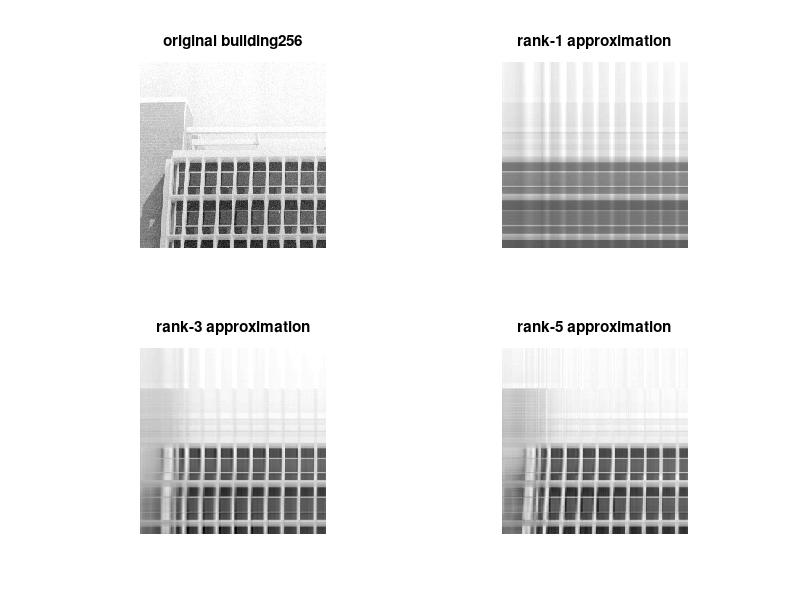

Write the MATLAB code that produced this figure.

%ECE 403 Assignment 1 Q2

% PART A
disp('PART A');
load building256.mat;
A = building256/255;

[U,S,V] = svd(A);

% PART B
disp('PART B');
A1 = S(1,1)*U(:,1)*V(:,1)';
A2 = A1 + S(2,2)*U(:,2)*V(:,2)';
A3 = A2 + S(3,3)*U(:,3)*V(:,3)';
A4 = A3 + S(4,4)*U(:,4)*V(:,4)';
A5 = A4 + S(5,5)*U(:,5)*V(:,5)';

% PART C
disp('PART C');
normA = norm(A,'fro');

e1 = norm(A1-A, 'fro')/ normA
e2 = norm(A2-A, 'fro')/ normA
e3 = norm(A3-A, 'fro')/ normA
e4 = norm(A4-A, 'fro')/ normA
e5 = norm(A5-A, 'fro')/ normA

% PART D
disp('PART D');

figure(1)
subplot(221)
imshow(A)
title('original building256')
subplot(222)
imshow(A1) 
title('rank-1 approximation')
subplot(223)
imshow(A3)
title('rank-3 approximation')
subplot(224)
imshow(A5)
title('rank-5 approximation')

% PART E
disp('PART E');
lenU = length(U(:,1));
lenV = length(V(:,1));
totalNums = 5*(1 + lenU + lenV);
fprintf('For each additional rank, you need to keep track of 1 singular value\n');
fprintf('You also need to keep track of a vector v_k of dimension %d\n', lenU);
fprintf('You also need to keep track of a vector v_k of dimension %d\n', lenV);
fprintf('So for a rank 5 approximation, we need to track 5*(1 + %d + %d) = %d numbers.\n', ...
    lenU, lenV, totalNums);
